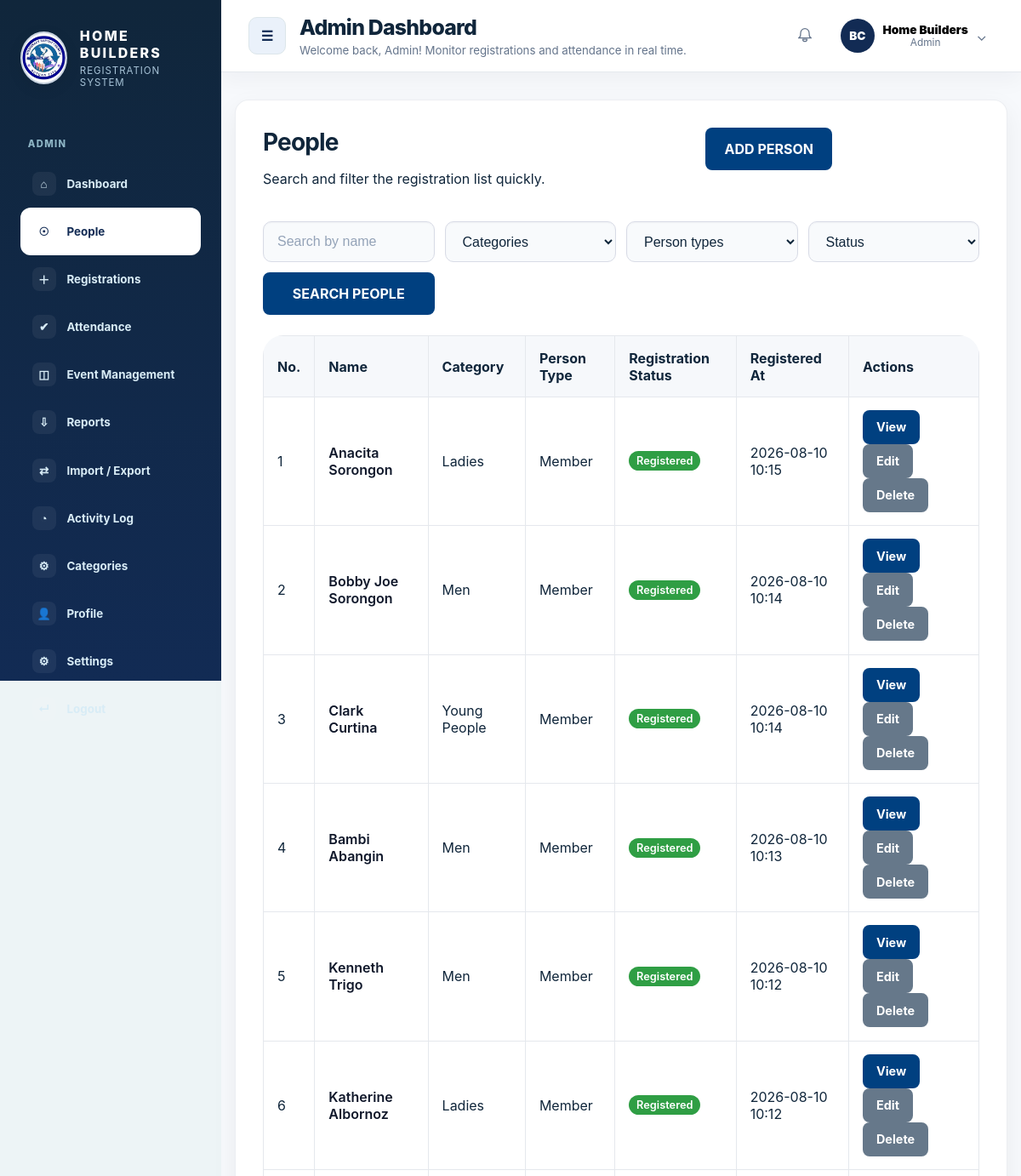
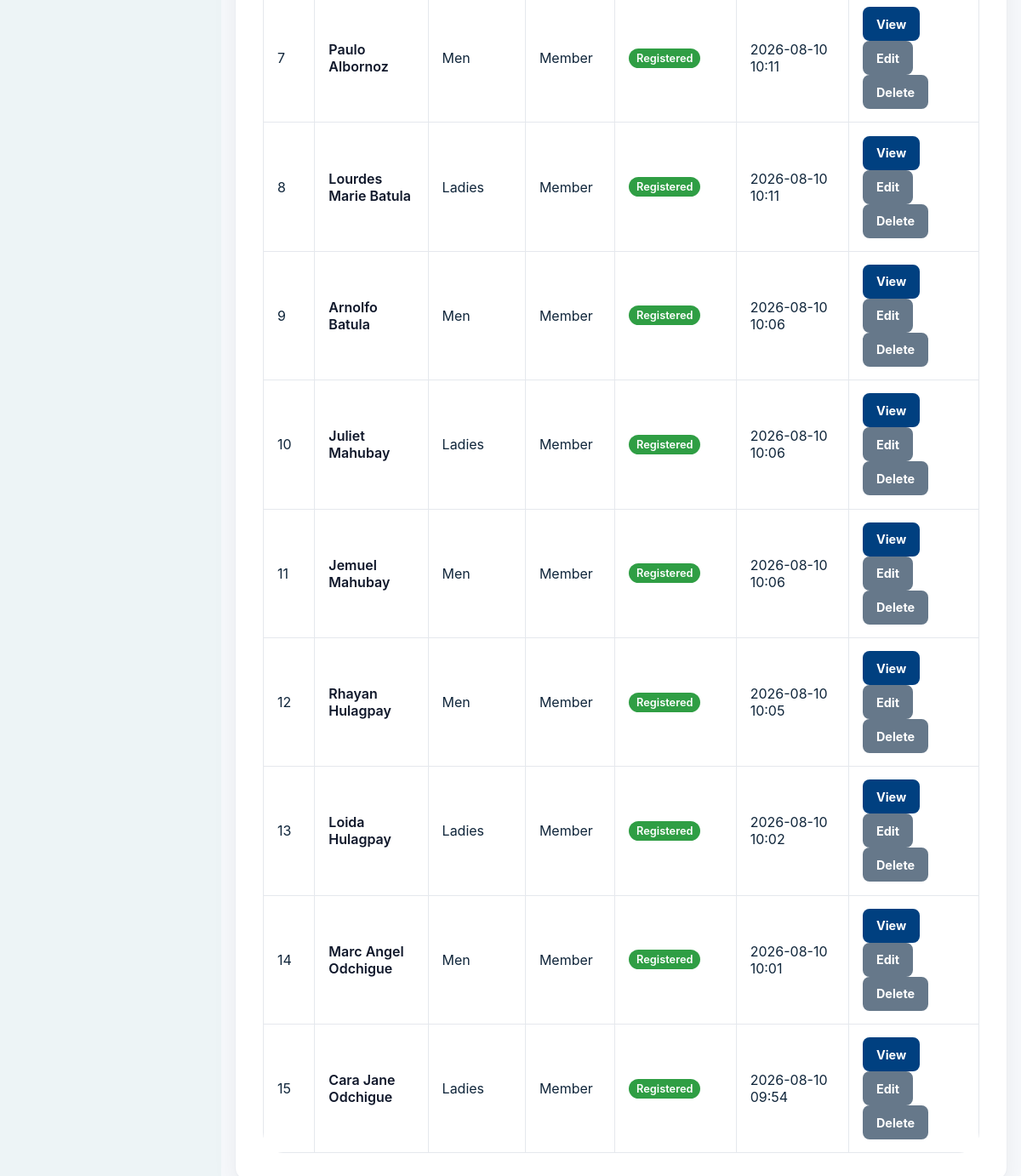
/people/ (signed in), run on the app's committed database (2 pictures, top to bottom).
### app/models/user.py (models this page shows, shortened)
class User(UserMixin, db.Model):
    id = db.Column(db.Integer, primary_key=True)
    username = db.Column(db.String(128), unique=True, nullable=False)
    password_hash = db.Column(db.String(256), nullable=False)
    role = db.Column(db.String(32), nullable=False)
    created_at = db.Column(db.DateTime, default=now_ph)
    activity_logs = db.relationship('ActivityLog', back_populates='user', lazy='dynamic')
    settings = db.relationship('UserSettings', back_populates='user', uselist=False)

### app/models/person.py (models this page shows, shortened)
class Person(db.Model):
    id = db.Column(db.Integer, primary_key=True)
    name = db.Column(db.String(256), nullable=False)
    category = db.Column(db.String(64), nullable=False)
    person_type = db.Column(db.String(64), nullable=False)
    registration_status = db.Column(db.String(64), nullable=False, default='Not Registered')
    registered_at = db.Column(db.DateTime)
    created_at = db.Column(db.DateTime, default=now_ph)
    updated_at = db.Column(db.DateTime, default=now_ph, onupdate=now_ph)
    updated_at = db.Column(db.DateTime, default=now_ph, onupdate=now_ph)
    activity_logs = db.relationship('ActivityLog', back_populates='person', lazy='dynamic')
    attendance_records = db.relationship('Attendance', back_populates='person', lazy='dynamic')

### app/routes/people.py (the view)
@people_bp.route('/')
@login_required
@roles_required(['ADMIN', 'SECRETARY'])
def list_people():
    query = Person.query
    search = request.args.get('search', '').strip()
    category = request.args.get('category', '').strip()
    person_type = request.args.get('person_type', '').strip()
    registration_status = request.args.get('registration_status', '').strip()
    if search:
        query = query.filter(func.lower(Person.name).contains(search.lower()))
    if category:
        query = query.filter_by(category=category)
    if person_type:
        query = query.filter_by(person_type=person_type)
    if registration_status:
        query = query.filter_by(registration_status=registration_status)
    people = query.order_by(Person.created_at.desc()).all()
    categories = ['Ladies', 'Men', 'Young People']
    return render_template(
        'people/list.html',
        people=people,
        categories=categories,
        search=search,
        selected_category=category,
        selected_person_type=person_type,
        selected_registration_status=registration_status,
    )

### app/routes/auth.py (called while the page is built)
@login_manager.user_loader
def load_user(user_id):
    return User.query.get(int(user_id))

### app/templates/people/list.html (shortened to what this page needs)
{% extends 'base.html' %}
{% block content %}
<div class="dashboard-card">
  <div class="people-header">
    <div>
      <h2>People</h2>
      <p>Search and filter the registration list quickly.</p>
    </div>
    <div class="actions">
      <a class="button" href="{{ url_for('people.add_person') }}">ADD PERSON</a>
    </div>
  </div>
  <form method="get" class="search-form">
    <input type="text" name="search" value="{{ search }}" placeholder="Search by name" class="form-input" />
    <select name="category" class="form-control">
      <option value="">Categories</option>
    </select>
    <select name="person_type" class="form-control">
      <option value="">Person types</option>
    </select>
    <select name="registration_status" class="form-control">
      <option value="">Status</option>
    </select>
    <button type="submit" class="button">SEARCH PEOPLE</button>
  </form>
  <div class="people-table-wrapper">
    <table class="people-table">
      <thead>
        <tr>
          <th>No.</th>
          <th>Name</th>
          <th>Category</th>
          <th>Person Type</th>
          <th>Registration Status</th>
          <th>Registered At</th>
          <th>Actions</th>
        </tr>
      </thead>
      <tbody>
        {% for person in people %}
        <tr>
          <td data-label="No.">{{ loop.index }}</td>
          <td data-label="Name"><a class="person-name-link" href="{{ url_for('people.view_person', id=person.id) }}" aria-label="View profile for {{ person.name }}">{{ person.name }}</a></td>
          <td data-label="Category">{{ person.category }}</td>
          <td data-label="Person Type">{{ person.person_type }}</td>
          <td data-label="Registration Status"><span class="status-chip {% if person.registration_status == 'Registered' %}status-registered{% else %}status-not-registered{% endif %}">{{ person.registration_status }}</span></td>
          <td data-label="Registered At">{{ person.registered_at.strftime('%Y-%m-%d %H:%M') if person.registered_at else '-' }}</td>
          <td data-label="Actions" class="action-buttons">
            <a class="button button-small" href="{{ url_for('people.view_person', id=person.id) }}">View</a>
            <a class="button button-small button-secondary" href="{{ url_for('people.edit_person', id=person.id) }}">Edit</a>
            {% if current_user.role == 'ADMIN' %}
            <form method="post" action="{{ url_for('people.delete_person', id=person.id) }}" style="display:inline" onsubmit="return confirm('Confirm delete this person?');">
              <button class="button button-small button-secondary" type="submit">Delete</button>
            </form>
            {% endif %}
          </td>
        </tr>
        {% else %}
        <tr>
          <td data-label="Result" colspan="7">No people found.</td>
        </tr>
        {% endfor %}
      </tbody>
    </table>
  </div>
</div>
{% endblock %}

### app/templates/base.html (shortened to what this page needs)
<!doctype html>
<html lang="en">
  <head>
    <link rel="stylesheet" href="/static/css/style.css">
  </head>
  <body class="{% block body_class %}{% endblock %}">
    <div class="app-shell">
      {% if current_user.is_authenticated %}
      <aside class="app-sidebar">
        <div class="sidebar-brand">
          <span class="brand-icon brand-icon-logo">
            <img src="{{ url_for('static', filename='img/BCMBC.jpg') }}" alt="Butuan City Missionary Baptist Church logo" class="brand-logo-img">
          </span>
          <div>
            <div class="brand-title">HOME BUILDERS</div>
            <div class="brand-subtitle">Registration System</div>
          </div>
        </div>
        <nav class="sidebar-nav">
          {% if current_user.role == 'ADMIN' %}
          <div class="nav-label">ADMIN</div>
          <a class="nav-link{% if request.endpoint == 'admin.dashboard' %} active{% endif %}" href="{{ url_for('admin.dashboard') }}">
            <span class="nav-icon">⌂</span>
            <span>Dashboard</span>
          </a>
          <a class="nav-link{% if request.endpoint == 'people.list_people' %} active{% endif %}" href="{{ url_for('people.list_people') }}">
            <span class="nav-icon">☉</span>
            <span>People</span>
          </a>
          <a class="nav-link{% if request.endpoint == 'people.add_person' %} active{% endif %}" href="{{ url_for('people.add_person') }}">
            <span class="nav-icon">＋</span>
            <span>Registrations</span>
          </a>
          <a class="nav-link{% if request.endpoint == 'admin.attendance' %} active{% endif %}" href="{{ url_for('admin.attendance') }}">
            <span class="nav-icon">✔</span>
            <span>Attendance</span>
          </a>
          <a class="nav-link{% if request.endpoint == 'admin.events' %} active{% endif %}" href="{{ url_for('admin.events') }}">
            <span class="nav-icon">◫</span>
            <span>Event Management</span>
          </a>
          <a class="nav-link{% if request.endpoint == 'admin.export_page' %} active{% endif %}" href="{{ url_for('admin.export_page') }}">
            <span class="nav-icon">⇩</span>
            <span>Reports</span>
          </a>
          <a class="nav-link{% if request.endpoint == 'admin.import_page' %} active{% endif %}" href="{{ url_for('admin.import_page') }}">
            <span class="nav-icon">⇄</span>
            <span>Import / Export</span>
          </a>
          <a class="nav-link{% if request.endpoint == 'admin.activity' %} active{% endif %}" href="{{ url_for('admin.activity') }}">
            <span class="nav-icon">◔</span>
            <span>Activity Log</span>
          </a>
          <a class="nav-link{% if request.endpoint == 'admin.categories' %} active{% endif %}" href="{{ url_for('admin.categories') }}">
            <span class="nav-icon">⚙</span>
            <span>Categories</span>
          </a>
          <a class="nav-link" href="{{ url_for('profile.view_profile') }}">
            <span class="nav-icon">👤</span>
            <span>Profile</span>
          </a>
          <a class="nav-link" href="{{ url_for('profile.settings') }}">
            <span class="nav-icon">⚙</span>
            <span>Settings</span>
          </a>
          <a class="nav-link logout-link" href="{{ url_for('auth.logout') }}">
            <span class="nav-icon">↵</span>
            <span>Logout</span>
          </a>
          {% endif %}
        </nav>
      </aside>
      {% endif %}
      <div class="main-content">
      {% if current_user.is_authenticated %}
      <header class="topbar">
        <div class="topbar-row">
          <div class="topbar-left">
            <button class="icon-button" aria-label="Toggle sidebar">☰</button>
            <div>
              <div class="page-title">
                {% if current_user.role == 'ADMIN' %}
                Admin Dashboard
                {% elif current_user.role == 'ATTENDANCE' %}
                Attendance Dashboard
                {% else %}
                Secretary Dashboard
                {% endif %}
              </div>
              <div class="page-subtitle">
                {% if current_user.role == 'ADMIN' %}
                Welcome back, Admin! Monitor registrations and attendance in real time.
                {% elif current_user.role == 'ATTENDANCE' %}
                Track the attendance list and mark registered people present.
                {% else %}
                Welcome back! Manage registrations and people.
                {% endif %}
              </div>
            </div>
          </div>
          <div class="profile-area">
            <div class="notif-wrap">
              <button id="notification-button" class="icon-button icon-button-plain" aria-haspopup="true" aria-expanded="false" aria-label="Notifications">
              </button>
            </div>
            <button class="profile-button" aria-haspopup="true" aria-expanded="false">
              <span class="avatar">{{ current_user.username[:2].upper() }}</span>
              <div class="profile-copy">
                <div class="profile-name">{% if current_user.role == 'ADMIN' %}Home Builders{% else %}{{ current_user.username }}{% endif %}</div>
                <div class="profile-role">{% if current_user.role == 'ADMIN' %}Admin{% else %}Secretary{% endif %}</div>
              </div>
              <span class="profile-caret">⌄</span>
            </button>
          </div>
        </div>
      </header>
      {% endif %}
        <main class="page-content">
          {% block content %}{% endblock %}
        </main>
      </div>
    </div>
  </body>
</html>

### data on the page
User: username "BC"
Person: name "Anacita Sorongon", category "Ladies", person_type "Member", registration_status "Registered", registered_at "2026-08-10 10:15"
Person: name "Bobby Joe Sorongon", category "Men", person_type "Member", registration_status "Registered", registered_at "2026-08-10 10:14"
Person: name "Clark Curtina", category "Young People", person_type "Member", registration_status "Registered", registered_at "2026-08-10 10:14"
Person: name "Bambi Abangin", category "Men", person_type "Member", registration_status "Registered", registered_at "2026-08-10 10:13"
Person: name "Kenneth Trigo", category "Men", person_type "Member", registration_status "Registered", registered_at "2026-08-10 10:12"
Person: name "Katherine Albornoz", category "Ladies", person_type "Member", registration_status "Registered", registered_at "2026-08-10 10:12"
Person: name "Paulo Albornoz", category "Men", person_type "Member", registration_status "Registered", registered_at "2026-08-10 10:11"
Person: name "Lourdes Marie Batula", category "Ladies", person_type "Member", registration_status "Registered", registered_at "2026-08-10 10:11"
Person: name "Arnolfo Batula", category "Men", person_type "Member", registration_status "Registered", registered_at "2026-08-10 10:06"
Person: name "Juliet Mahubay", category "Ladies", person_type "Member", registration_status "Registered", registered_at "2026-08-10 10:06"
Person: name "Jemuel Mahubay", category "Men", person_type "Member", registration_status "Registered", registered_at "2026-08-10 10:06"
Person: name "Rhayan Hulagpay", category "Men", person_type "Member", registration_status "Registered", registered_at "2026-08-10 10:05"
Person: name "Loida Hulagpay", category "Ladies", person_type "Member", registration_status "Registered", registered_at "2026-08-10 10:02"
Person: name "Marc Angel Odchigue", category "Men", person_type "Member", registration_status "Registered", registered_at "2026-08-10 10:01"
Person: name "Cara Jane Odchigue", category "Ladies", person_type "Member", registration_status "Registered", registered_at "2026-08-10 09:54"
